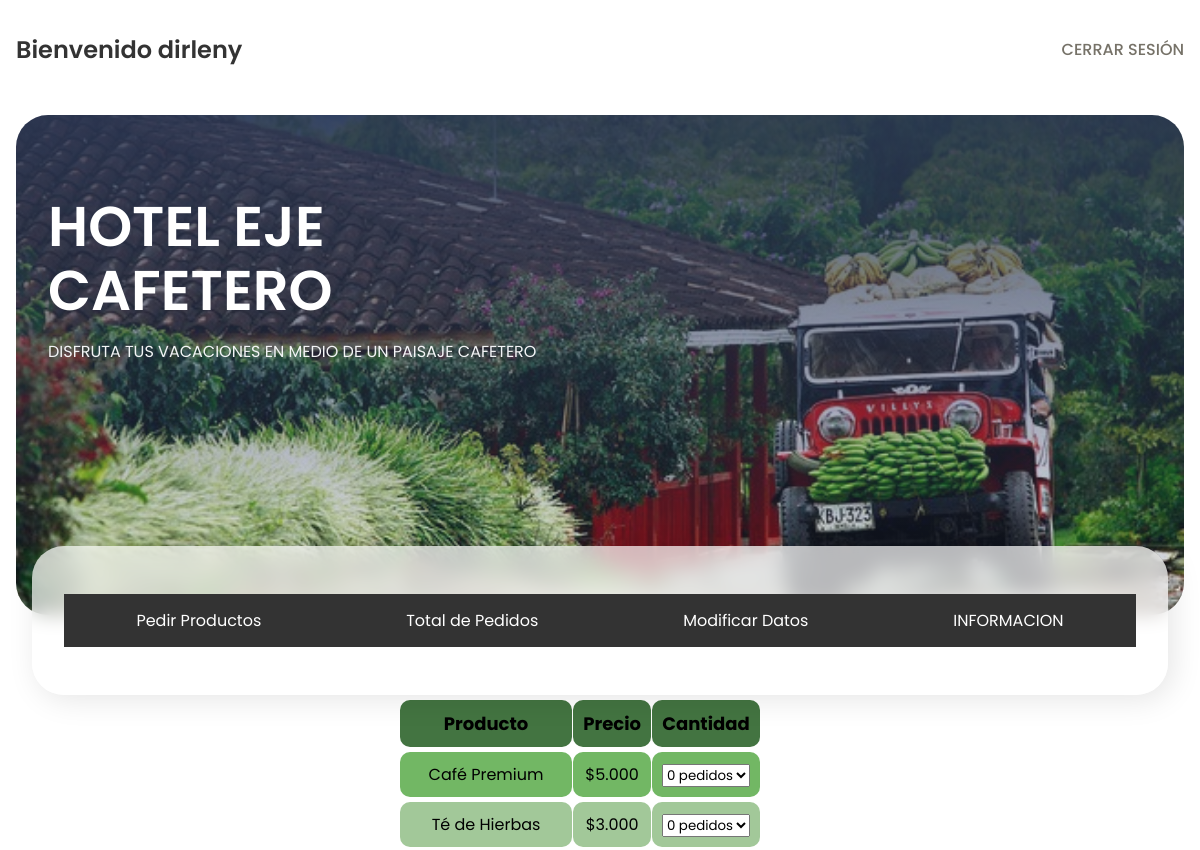
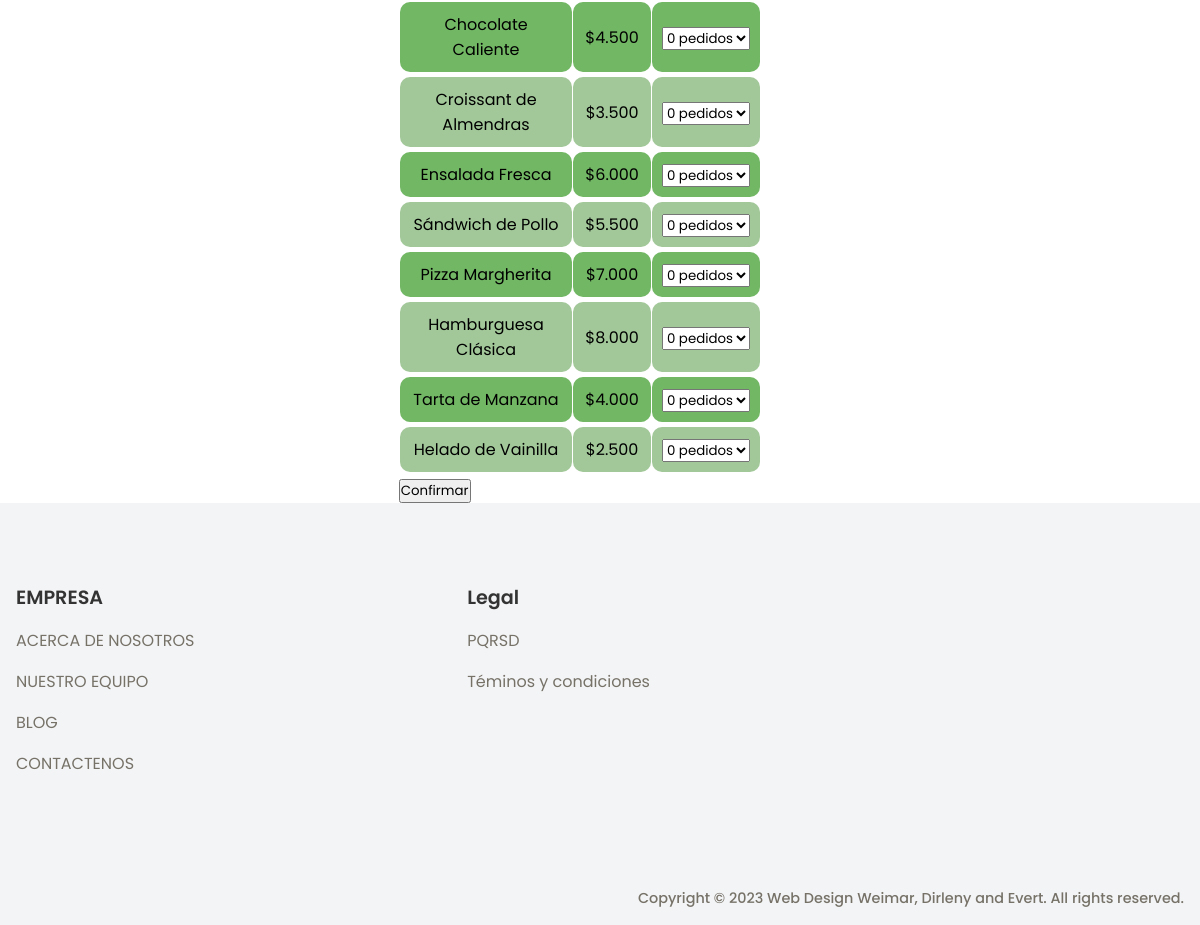
/clientes.php?nombre=dirleny&cedula=98765&pin=1 (signed in), run on the app's committed database (2 pictures, top to bottom).
### tables this page shows
CREATE TABLE productos(
	id_producto int auto_increment,
    nombre_producto varchar(40),
    precio int(6),
    primary key(id_producto)
);

### clientes.php (the view, shortened to what this page needs)
<?php
    $con = conexion();
    if (isset($_GET['nombre']) && isset($_GET['cedula'])){
        $nombre = $_GET['nombre'];
        $cedula = $_GET['cedula'];
    }
?>
<!DOCTYPE html>
<html lang="en">
  <head>
    <link
      href="https://cdn.jsdelivr.net/npm/remixicon@3.4.0/fonts/remixicon.css"
      rel="stylesheet"
    />
    <link rel="stylesheet" href="assets/styles_index.css" />
  </head>
  <body>
    <nav>
      <div class="nav__logo">Bienvenido <?php echo $nombre?></div>
      <ul class="nav__links">
        <li class="link"><a href="login_registre.php">CERRAR SESIÓN</a></li>
      </ul>
    </nav>
    <header class="section__container header__container">
      <div class="header__image__container">
        <div class="header__content">
          <h1>HOTEL EJE CAFETERO</h1>
          <p>DISFRUTA TUS VACACIONES EN MEDIO DE UN PAISAJE CAFETERO</p>
        </div>
        <div class="booking__container">
            <div class="navbar">
                <a href="clientes.php?nombre=<?php echo $nombre ?>&cedula=<?php echo $cedula ?>&pin=1">Pedir Productos</a>
                <a href="clientes.php?nombre=<?php echo $nombre ?>&cedula=<?php echo $cedula ?>&pin=2">Total de Pedidos</a>
                <a href="clientes.php?nombre=<?php echo $nombre ?>&cedula=<?php echo $cedula ?>&pin=3">Modificar Datos</a>
                <a href="clientes.php?nombre=<?php echo $nombre ?>&cedula=<?php echo $cedula ?>&pin=4">INFORMACION</a>
            </div>
          </div>
      </div>
    </header>
    <section class='container-table'>
        <?php if(isset($_GET['pin'])){
            $pin = $_GET['pin']; ?>
                <?php if($pin == 1){ ?>
                    <?php
                        $query_producto = mysqli_query($con,"SELECT * FROM productos");
                        if(mysqli_num_rows($query_producto) > 0){ ?>
                        <form action="php/validar_pedidos.php" method="post">
                            <div class="tablas">
                                <table class="tabla-intercalada">
                                    <thead>
                                        <tr>
                                            <td>Producto</td>
                                            <td>Precio</td>
                                            <td>Cantidad</td>
                                        </tr>
                                    </thead>
                                    <tbody>
                                        <?php while($row_producto = $query_producto->fetch_assoc()){ ?>
                                            <tr>
                                                <td> <?php echo $row_producto['nombre_producto'] ?> </td>
                                                <td>$<?php echo number_format($row_producto['precio'],0,',','.') ?> </td>
                                                <td>
                                                    <select name="pedidos[<?php echo $row_producto['id_producto'] ?>]">
                                                        <option value="0">0 pedidos</option>
                                                    </select>
                                                </td>
                                            </tr>
                                        <?php } ?>
                                    </tbody>
                                </table>
                            </div>
                            <input type="submit" value="Confirmar" class="submit">
                        </form>
                        <?php } ?>
                <?php } ?>
        <?php } ?>
    </section>
    <footer class="footer">
      <div class="section__container footer__container">
        <div class="footer__col">
          <h4>EMPRESA</h4>
          <p>ACERCA DE NOSOTROS</p>
          <p>NUESTRO EQUIPO</p>
          <p>BLOG</p>
          <p>CONTACTENOS</p>
        </div>
        <div class="footer__col">
          <h4>Legal</h4>
          <p>PQRSD</p>
          <p>Téminos y condiciones</p>
        </div>
      </div>
      <div class="footer__bar">
        Copyright © 2023 Web Design Weimar, Dirleny and Evert. All rights reserved.
      </div>
    </footer>
  </body>
</html>

### assets/styles_index.css (style rules this page uses)
:root { --primary-color: #2c3855; --primary-color-dark: #435681; --text-dark: #333333; --text-light: #767268; --extra-light: #f3f4f6; --white: #ffffff; --max-width: 1200px; }
* { margin: 0; padding: 0; box-sizing: border-box; font-family: "Poppins", sans-serif; }
.section__container { max-width: var(--max-width); margin: auto; padding: 5rem 1rem; }
a { text-decoration: none; }
nav { max-width: var(--max-width); margin: auto; padding: 2rem 1rem; display: flex; align-items: center; justify-content: space-between; }
.nav__logo { font-size: 1.5rem; font-weight: 600; color: var(--text-dark); }
.nav__links { list-style: none; display: flex; align-items: center; gap: 2rem; }
.link a { font-weight: 500; color: var(--text-light); transition: 0.3s; }
.header__container { padding: 1rem 1rem 5rem 1rem; }
.header__image__container { position: relative; min-height: 500px; background-image: linear-gradient( rgba(44, 56, 85, 0.9), rgba(100, 125, 187, 0.1) ), url('img/header.jpg'); background-position: center center; background-size: cover; background-repeat: no-repeat; border-radius: 2rem; }
.header__content { max-width: 600px; padding: 5rem 2rem; }
.header__content h1 { margin-bottom: 1rem; font-size: 3.5rem; line-height: 4rem; font-weight: 600; color: var(--white); }
.header__content p { color: var(--extra-light); }
.booking__container { position: absolute; bottom: -5rem; left: 50%; transform: translateX(-50%); width: calc(100% - 2rem); display: flex; align-items: center; gap: 1rem; padding: 3rem 2rem; border-radius: 2rem; background-color: rgba(255, 255, 255, 0.7); -webkit-backdrop-filter: blur(10px); backdrop-filter: blur(10px); box-shadow: 5px 5px 30px rgba(0, 0, 0, 0.1); }
.footer { background-color: var(--extra-light); }
.footer__container { display: grid; grid-template-columns: 2fr repeat(3, 1fr); gap: 5rem; }
.footer__col h4 { margin-bottom: 1rem; font-size: 1.2rem; font-weight: 600; color: var(--text-dark); }
.footer__col p { margin-bottom: 1rem; color: var(--text-light); cursor: pointer; transition: 0.3s; }
.footer__bar { position: relative; max-width: var(--max-width); margin: auto; padding: 1rem; font-size: 0.9rem; font-weight: 500; color: var(--text-light); text-align: right; overflow: hidden; }
.container-table { display: flex; justify-content: center; }
.tabla-intercalada { width: 90%; border-collapse: separate; border-spacing: 1px 5px; }
.tabla-intercalada td, th { border-radius: 10px; text-align: center; padding: 10px; }
.tabla-intercalada thead { background-color: #437441; font-weight: bold; font-size: 18px; }
.tabla-intercalada tbody tr:nth-child(even) { background-color: #a2c899; }
.tabla-intercalada tbody tr:nth-child(odd) { background-color: #72b764; }
.navbar { background-color: #333; overflow: hidden; display: flex; justify-content: space-around; width: 100%; }
.navbar a { float: left; display: block; color: white; text-align: center; padding: 14px 16px; text-decoration: none; transition: background-color 0.3s; }

### data on the page
productos: nombre_producto "Café Premium", precio "5.000", id_producto "0 pedidos"
productos: nombre_producto "Té de Hierbas", precio "3.000", id_producto "0 pedidos"
productos: nombre_producto "Chocolate Caliente", precio "4.500", id_producto "0 pedidos"
productos: nombre_producto "Croissant de Almendras", precio "3.500", id_producto "0 pedidos"
productos: nombre_producto "Ensalada Fresca", precio "6.000", id_producto "0 pedidos"
productos: nombre_producto "Sándwich de Pollo", precio "5.500", id_producto "0 pedidos"
productos: nombre_producto "Pizza Margherita", precio "7.000", id_producto "0 pedidos"
productos: nombre_producto "Hamburguesa Clásica", precio "8.000", id_producto "0 pedidos"
productos: nombre_producto "Tarta de Manzana", precio "4.000", id_producto "0 pedidos"
productos: nombre_producto "Helado de Vainilla", precio "2.500", id_producto "0 pedidos"

### other printed values
$nombre "dirleny"
